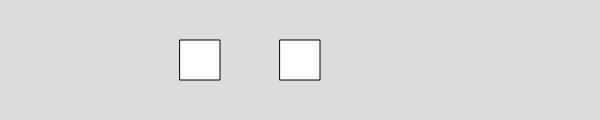
Frame 1 (no input)
Frame 60 (no input): identical to frame 1, image omitted
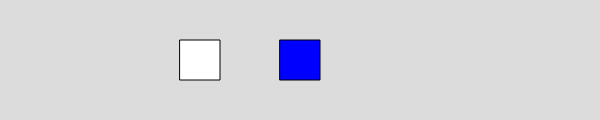
Frame 120 (the mouse pressed at the canvas centre since frame 60)

The p5.js sketch that drew these frames (run headless with seeded random() and noise() and a simulated clock; from frame 60 on, the mouse is pressed at the canvas centre):

// p5.js sketch
// ── sketch.js
function setup() {
  createCanvas(600, 120);
}

function draw() {
	background(220);
    rectMode(CENTER);

    //If mouseX is in between width/2 - half of the rect
    //width/2 + half of the rect, draw a red fill
    if ((mouseX  > width/3 - 20) && (mouseX < width/3 + 20) && (mouseY > height / 2 - 20) && (mouseY < height/2 + 20)){
        fill1 = 'red';
    }
    else if ((mouseX  > width/2 - 20) && (mouseX < width/2 + 20) && (mouseY > height / 2 - 20) && (mouseY < height/2 + 20)){
        fill2  = 'blue';
    }
    else{
        fill1  = 'white';
        fill2 = 'white';
    }

    fill(fill1);
    rect(width/3, height/2, 40,40);
    fill(fill2);
    rect(width/2, height/2, 40,40);
}
